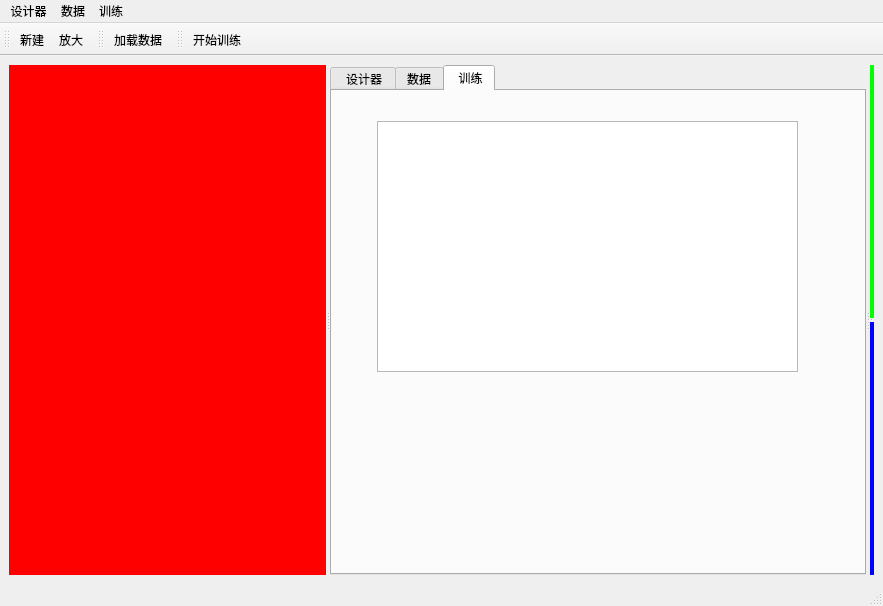
<?xml version="1.0" encoding="UTF-8"?>
<ui version="4.0">
 <class>MainWindow</class>
 <widget class="QMainWindow" name="MainWindow">
  <property name="geometry">
   <rect>
    <x>0</x>
    <y>0</y>
    <width>883</width>
    <height>606</height>
   </rect>
  </property>
  <property name="windowTitle">
   <string>MainWindow</string>
  </property>
  <widget class="QWidget" name="centralwidget">
   <layout class="QGridLayout" name="gridLayout">
    <item row="0" column="0">
     <widget class="QSplitter" name="splitter_2">
      <property name="orientation">
       <enum>Qt::Horizontal</enum>
      </property>
      <widget class="QWidget" name="widget_3" native="true">
       <property name="styleSheet">
        <string notr="true">background-color: rgb(255, 0, 0);</string>
       </property>
      </widget>
      <widget class="QTabWidget" name="tabWidget">
       <property name="currentIndex">
        <number>2</number>
       </property>
       <widget class="QWidget" name="tab1">
        <attribute name="title">
         <string> 设计器</string>
        </attribute>
       </widget>
       <widget class="QWidget" name="tab_2">
        <attribute name="title">
         <string>数据</string>
        </attribute>
       </widget>
       <widget class="QWidget" name="tab_3">
        <attribute name="title">
         <string> 训练</string>
        </attribute>
        <widget class="QChartView" name="graphicsView">
         <property name="geometry">
          <rect>
           <x>45</x>
           <y>30</y>
           <width>421</width>
           <height>251</height>
          </rect>
         </property>
        </widget>
       </widget>
      </widget>
      <widget class="QSplitter" name="splitter">
       <property name="orientation">
        <enum>Qt::Vertical</enum>
       </property>
       <widget class="QWidget" name="widget" native="true">
        <property name="styleSheet">
         <string notr="true">background-color: rgb(0, 255, 0);</string>
        </property>
       </widget>
       <widget class="QWidget" name="widget_2" native="true">
        <property name="styleSheet">
         <string notr="true">background-color: rgb(0, 0, 255);</string>
        </property>
       </widget>
      </widget>
     </widget>
    </item>
   </layout>
  </widget>
  <widget class="QStatusBar" name="statusbar"/>
  <widget class="QToolBar" name="toolBar_designer">
   <property name="sizePolicy">
    <sizepolicy hsizetype="Preferred" vsizetype="Fixed">
     <horstretch>0</horstretch>
     <verstretch>0</verstretch>
    </sizepolicy>
   </property>
   <property name="minimumSize">
    <size>
     <width>0</width>
     <height>0</height>
    </size>
   </property>
   <property name="windowTitle">
    <string>toolBar</string>
   </property>
   <property name="toolButtonStyle">
    <enum>Qt::ToolButtonTextUnderIcon</enum>
   </property>
   <attribute name="toolBarArea">
    <enum>TopToolBarArea</enum>
   </attribute>
   <attribute name="toolBarBreak">
    <bool>false</bool>
   </attribute>
   <addaction name="action_new"/>
   <addaction name="action_big"/>
  </widget>
  <widget class="QToolBar" name="toolBar_data">
   <property name="windowTitle">
    <string>toolBar_2</string>
   </property>
   <property name="toolButtonStyle">
    <enum>Qt::ToolButtonTextUnderIcon</enum>
   </property>
   <attribute name="toolBarArea">
    <enum>TopToolBarArea</enum>
   </attribute>
   <attribute name="toolBarBreak">
    <bool>false</bool>
   </attribute>
   <addaction name="action_load_data_2"/>
  </widget>
  <widget class="QMenuBar" name="menubar">
   <property name="geometry">
    <rect>
     <x>0</x>
     <y>0</y>
     <width>883</width>
     <height>23</height>
    </rect>
   </property>
   <widget class="QMenu" name="menu_designer">
    <property name="title">
     <string>设计器</string>
    </property>
   </widget>
   <widget class="QMenu" name="menu_data">
    <property name="title">
     <string>数据</string>
    </property>
   </widget>
   <widget class="QMenu" name="menu_train">
    <property name="title">
     <string>训练</string>
    </property>
   </widget>
   <addaction name="menu_designer"/>
   <addaction name="menu_data"/>
   <addaction name="menu_train"/>
  </widget>
  <widget class="QToolBar" name="toolBar_train">
   <property name="sizePolicy">
    <sizepolicy hsizetype="Preferred" vsizetype="Fixed">
     <horstretch>0</horstretch>
     <verstretch>0</verstretch>
    </sizepolicy>
   </property>
   <property name="minimumSize">
    <size>
     <width>0</width>
     <height>0</height>
    </size>
   </property>
   <property name="windowTitle">
    <string>训练</string>
   </property>
   <property name="toolButtonStyle">
    <enum>Qt::ToolButtonTextUnderIcon</enum>
   </property>
   <attribute name="toolBarArea">
    <enum>TopToolBarArea</enum>
   </attribute>
   <attribute name="toolBarBreak">
    <bool>false</bool>
   </attribute>
   <addaction name="action_start_train"/>
  </widget>
  <action name="action_new">
   <property name="icon">
    <iconset resource="picture.qrc">
     <normaloff>:/picture/1.jpg</normaloff>:/picture/1.jpg</iconset>
   </property>
   <property name="text">
    <string>新建</string>
   </property>
  </action>
  <action name="action_copy">
   <property name="text">
    <string>复制</string>
   </property>
  </action>
  <action name="action_load_data">
   <property name="text">
    <string>导入数据</string>
   </property>
   <property name="toolTip">
    <string>选择数据路径</string>
   </property>
  </action>
  <action name="action_big">
   <property name="icon">
    <iconset resource="picture.qrc">
     <normaloff>:/picture/2.jpg</normaloff>:/picture/2.jpg</iconset>
   </property>
   <property name="text">
    <string>放大</string>
   </property>
   <property name="priority">
    <enum>QAction::NormalPriority</enum>
   </property>
  </action>
  <action name="action_load_data_2">
   <property name="icon">
    <iconset resource="picture.qrc">
     <normaloff>:/picture/3.jpg</normaloff>:/picture/3.jpg</iconset>
   </property>
   <property name="text">
    <string>加载数据</string>
   </property>
   <property name="toolTip">
    <string>&lt;html&gt;&lt;head/&gt;&lt;body&gt;&lt;p&gt;&lt;span style=&quot; font-size:10pt;&quot;&gt;训练选项&lt;/span&gt;&lt;/p&gt;&lt;/body&gt;&lt;/html&gt;</string>
   </property>
  </action>
  <action name="action_start_train">
   <property name="icon">
    <iconset resource="picture.qrc">
     <normaloff>:/picture/6.jpg</normaloff>:/picture/6.jpg</iconset>
   </property>
   <property name="text">
    <string>开始训练</string>
   </property>
  </action>
 </widget>
 <customwidgets>
  <customwidget>
   <class>QChartView</class>
   <extends>QGraphicsView</extends>
   <header location="global">qchartview.h</header>
  </customwidget>
 </customwidgets>
 <resources>
  <include location="picture.qrc"/>
 </resources>
 <connections/>
</ui>
